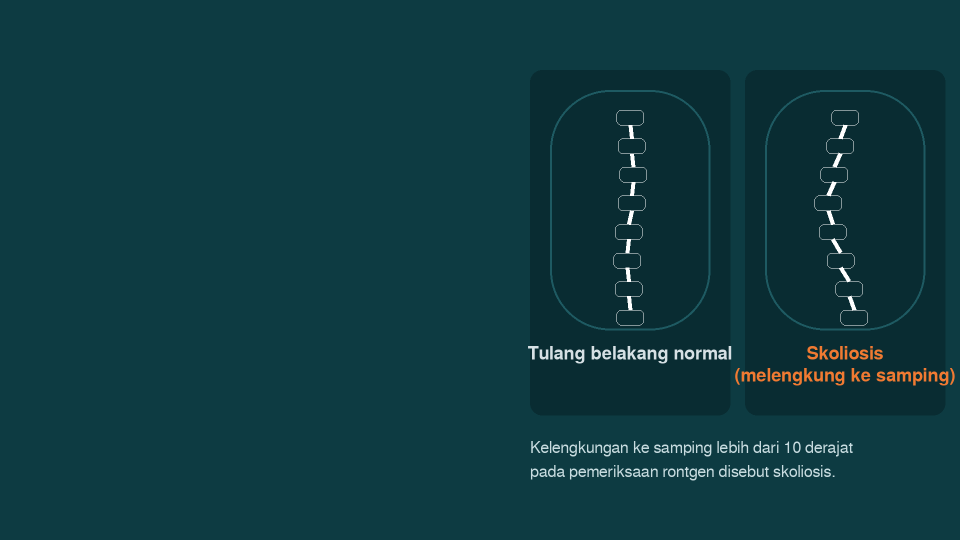
#> input picture acl_video/scoliosis/img/spine-diagram.png, 1920 x 1080 px (shown at 1/2 size)
$ python -i make_slides.py   (imports and definitions only)
#> lines starting #> are read from the running program, lines starting #| are printed output that depends on the picture
#> in base_canvas, img is the input picture: PIL image 1920x1080 RGB; mean R, G, B 14.8, 57.2, 63.6
import subprocess, os
import importlib.util
from PIL import Image, ImageDraw, ImageFont

W, H = 1920, 1080
ROOT = os.path.dirname(os.path.abspath(__file__))
IMG = os.path.join(ROOT, "img")
SLIDES = os.path.join(ROOT, "slides")
AUDIO = os.path.join(ROOT, "audio")
# [1 line not run here, left out]

spec = importlib.util.spec_from_file_location("scolscript", os.path.join(ROOT, "script.py"))
mod = importlib.util.module_from_spec(spec)
# [1 line not run here, left out]
# [1 line that did not run here, left out]

ACCENT = (240, 122, 50)
WHITE = (255, 255, 255)

def font(size, bold=False):
    name = "FreeSansBold.ttf" if bold else "FreeSans.ttf"
    return ImageFont.truetype("/usr/share/fonts/truetype/freefont/" + name, size)

def cover(img):
    sw, sh = img.size
#> sw = 1920; sh = 1080
    scale = max(W / sw, H / sh)
#> scale = 1
    img = img.resize((int(sw * scale), int(sh * scale)), Image.LANCZOS)
    x = (img.width - W) // 2
#> x = 0
    y = (img.height - H) // 2
#> y = 0
    return img.crop((x, y, x + W, y + H))

# [25 lines left out: functions wrap, bullets_block, not called in this run]

def base_canvas(photo_path, dark=0.55):
    img = Image.open(photo_path).convert("RGB")
    img = cover(img)
    grad = Image.new("L", (W, 1))
    for x in range(W):
        t = x / W
        alpha = int(255 * dark * max(0.0, 1.0 - t * 1.35))
        grad.putpixel((x, 0), alpha)
    grad = grad.resize((W, H))
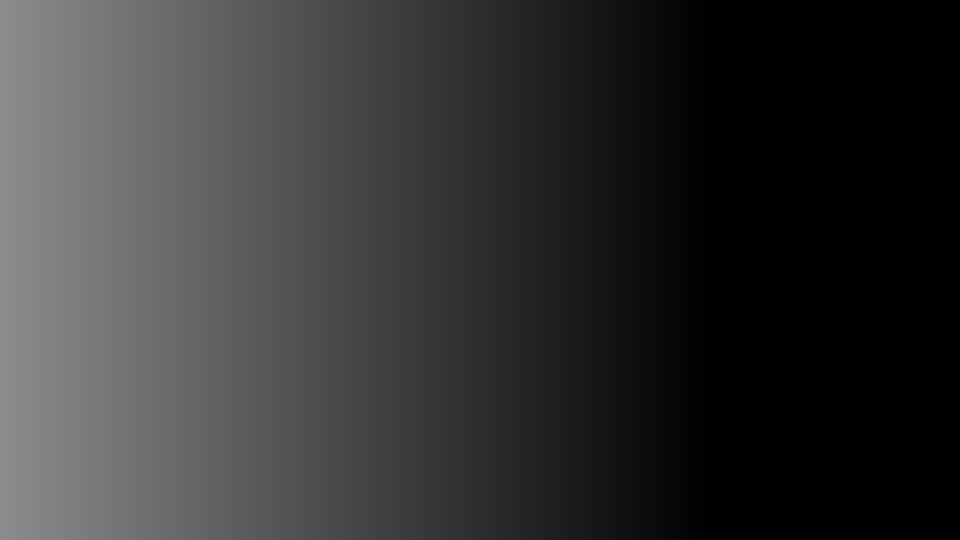
#> grad: PIL image 1920x1080 L (shown at 1/2 size); min 0, max 140, mean 51.6
    overlay = Image.new("RGB", (W, H), (8, 24, 30))
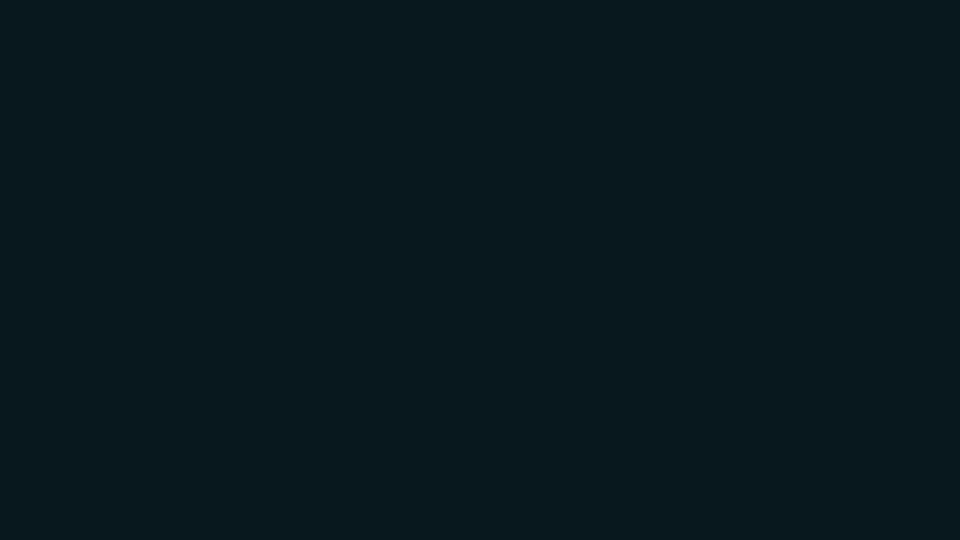
#> overlay: PIL image 1920x1080 RGB (shown at 1/2 size); mean R, G, B 8, 24, 30
    img = Image.composite(overlay, img, grad)
    veil = Image.new("RGB", (W, H), (0, 0, 0))
#> veil: PIL image 1920x1080 RGB; every value is 0
    img = Image.blend(img, veil, 0.15)
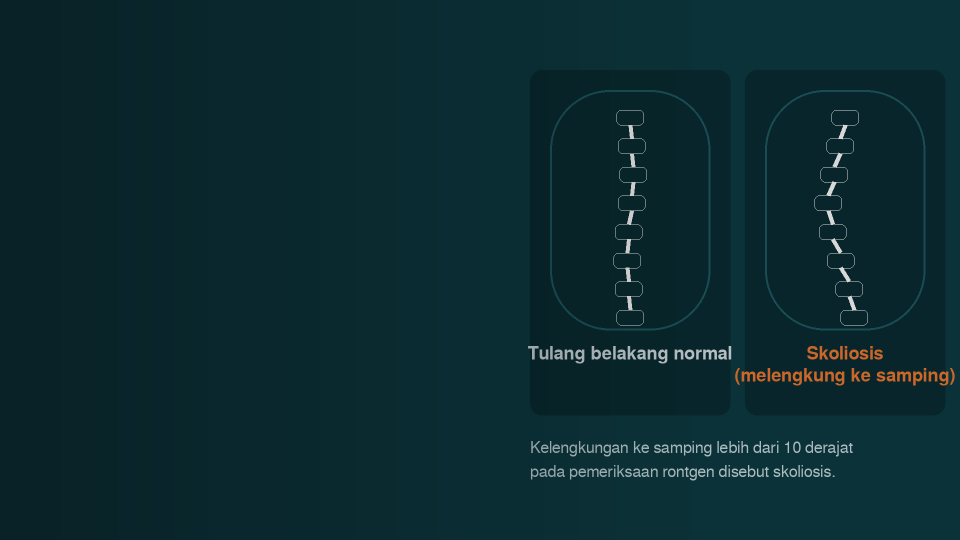
#> img: PIL image 1920x1080 RGB (shown at 1/2 size); mean R, G, B 11.3, 42.2, 47.5
    return img

# [30 lines left out: functions slide_title, slide_content, not called in this run]

# [7 lines not run here, left out]

>>> result = base_canvas('img/spine-diagram.png')
